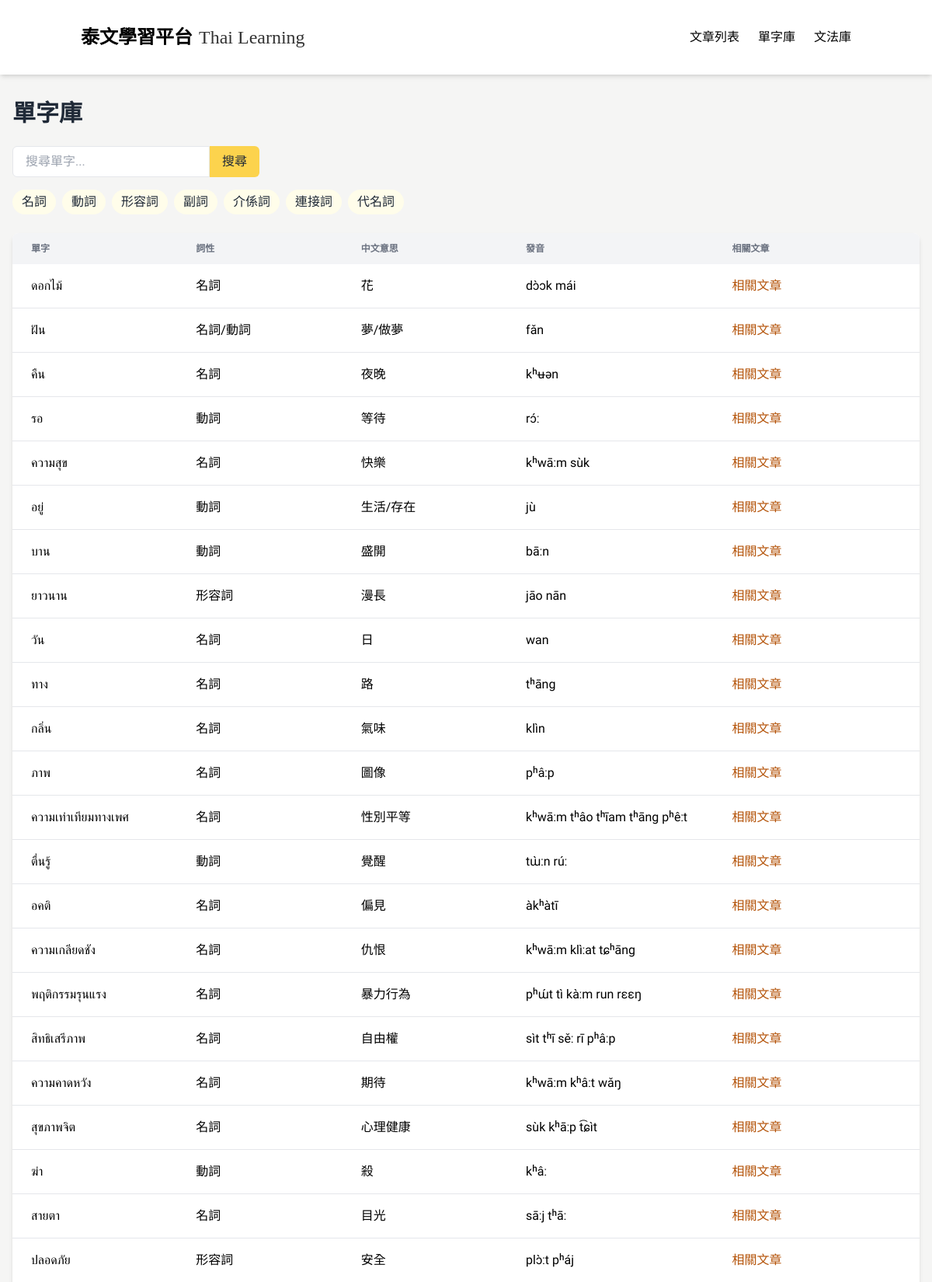
Screenshot of /vocabulary (upper part) with the database file from the repository.
### tables this page shows
CREATE TABLE Word (
            id INTEGER PRIMARY KEY AUTOINCREMENT,
            thai TEXT,
            chinese TEXT,
            type TEXT,
            pronunciation TEXT,
            articleId INTEGER,
            createdAt TEXT,
            updatedAt TEXT
        );

### app_sqlite.py (the view)
@app.route('/vocabulary')
def vocabulary():
    conn = get_db_connection()
    words = conn.execute("""
        SELECT DISTINCT Word.*
        FROM Word
        JOIN WordArticle ON Word.id = WordArticle.wordId
        JOIN Article ON WordArticle.articleId = Article.id
        WHERE Article.status = 'published'
        ORDER BY Word.createdAt DESC
    """).fetchall()
    conn.close()
    return render_template('vocabulary_adjust.html', words=words)

### app_sqlite.py (called while the page is built)
def get_db_connection():
    base_path = os.path.dirname(os.path.abspath(__file__))
    db_path = os.path.join(base_path, 'data.db')
    conn = sqlite3.connect(db_path)  # SQLite 檔名
    conn.row_factory = sqlite3.Row     # 讓取出的資料像字典一樣操作
    return conn

### templates/vocabulary_adjust.html (shortened to what this page needs)
<!DOCTYPE html>
<html lang="zh-TW">
<head>
  <script src="https://cdn.tailwindcss.com"></script>
</head>
<body>
  <nav class="bg-white shadow-md sticky top-0 z-50">
    <div class="container mx-auto px-4 py-4">
      <div class="flex justify-between items-center py-4">
        <div class="flex items-center space-x-2">
          <span class="nav-title text-2xl font-bold text-black">泰文學習平台</span>
          <span class="nav-subtitle text-2xl text-black/80 self-end">Thai Learning</span>
        </div>
        <div class="hidden md:flex space-x-6">
          <a href="/" class="tab-btn active-tab text-black hover:text-gray-700" data-tab="articles">文章列表</a>
          <a href="/vocabulary" class="text-black hover:text-gray-700">單字庫</a>
          <a href="/grammar" class="text-black hover:text-gray-700">文法庫</a>
        </div>
      </div>
    </div>
  </nav>
  <div class="px-4 py-8">
  <h1 class="text-3xl font-bold mb-6 text-gray-800">單字庫</h1>
  <div class="mb-6">
    <div class="flex mb-4">
      <input id="vocabulary-search" type="text" placeholder="搜尋單字..." class="border rounded-l-md px-4" />
      <button class="bg-[#FCD34D] hover:bg-[#FBBF24] text-[#1F2937] hover:text-white px-4 py-2 rounded-r-md transition-colors">搜尋</button>
    </div>
    <div class="flex flex-wrap gap-2 mb-4">
      <button class="px-3 py-1 bg-[#FFFDEA] text-[#1F2937] rounded-full hover:bg-[#FBBF24]" data-type="名詞">名詞</button>
      <button class="px-3 py-1 bg-[#FFFDEA] text-[#1F2937] rounded-full hover:bg-[#FBBF24]" data-type="動詞">動詞</button>
      <button class="px-3 py-1 bg-[#FFFDEA] text-[#1F2937] rounded-full hover:bg-[#FBBF24]" data-type="形容詞">形容詞</button>
      <button class="px-3 py-1 bg-[#FFFDEA] text-[#1F2937] rounded-full hover:bg-[#FBBF24]" data-type="副詞">副詞</button>
      <button class="px-3 py-1 bg-[#FFFDEA] text-[#1F2937] rounded-full hover:bg-[#FBBF24]" data-type="介係詞">介係詞</button>
      <button class="px-3 py-1 bg-[#FFFDEA] text-[#1F2937] rounded-full hover:bg-[#FBBF24]" data-type="連接詞">連接詞</button>
      <button class="px-3 py-1 bg-[#FFFDEA] text-[#1F2937] rounded-full hover:bg-[#FBBF24]" data-type="代名詞">代名詞</button>
    </div>
  </div>
  <div class="hidden md:block bg-white rounded-lg shadow-md overflow-x-auto">
    <table class="min-w-full w-full table-fixed">
      <thead class="bg-gray-100">
        <tr>
          <th class="px-6 py-3 text-left text-xs text-gray-500 uppercase w-1/5">單字</th>
          <th class="px-6 py-3 text-left text-xs text-gray-500 uppercase w-1/5">詞性</th>
          <th class="px-6 py-3 text-left text-xs text-gray-500 uppercase w-1/5">中文意思</th>
          <th class="px-6 py-3 text-left text-xs text-gray-500 uppercase w-1/4">發音</th>
          <th class="px-6 py-3 text-left text-xs text-gray-500 uppercase w-1/4">相關文章</th>
        </tr>
      </thead>
      <tbody class="divide-y divide-gray-200">
        {% for word in words %}
        <tr class="hover:bg-gray-50 vocabulary-row" data-type="{{ word.type }}">
          <td class="px-6 py-4 whitespace-nowrap thai-text">{{ word.thai }}</td>
          <td class="px-6 py-4 whitespace-nowrap">{{ word.type }}</td>
          <td class="px-6 py-4 whitespace-nowrap">{{ word.chinese }}</td>
          <td class="px-6 py-4 whitespace-nowrap">{{ word.pronunciation }}</td>
          <td class="px-6 py-4 whitespace-nowrap">
            <a href="/word/{{ word.id }}" class="text-[#B45309] hover:underline">相關文章</a>
          </td>
        </tr>
        {% endfor %}
      </tbody>
    </table>
  </div>
</body>
</html>

### templates/vocabulary_adjust.html (style rules this page uses)
:root { --main-color: #FCD34D; --main-color-hover: #FBBF24; --main-color-light: #FFFDEA; --main-color-light-hover: #FEF3C7; --main-color-bg: #ffffff; --main-color-dark: #1F2937; --main-color-darker: #111827; }
body { font-family: 'Noto Sans TC', 'Sarabun', sans-serif; background-color: #F5F5F4; }
.thai-text { font-family: 'Sarabun', sans-serif; }
.nav-title { font-family: 'Jin Xuan', '金萱體', 'Noto Sans TC', sans-serif; font-weight: bold; }
.nav-subtitle { font-family: 'Times New Roman', serif; font-size: 1.5rem; line-height: 2rem; }

### rows the page displays
Word: thai "ดอกไม้", type "名詞", chinese "花", pronunciation "dɔ̀ɔk mái"
Word: thai "ฝัน", type "名詞/動詞", chinese "夢/做夢", pronunciation "fǎn"
Word: thai "คืน", type "名詞", chinese "夜晚", pronunciation "kʰʉən"
Word: thai "รอ", type "動詞", chinese "等待", pronunciation "rɔ́ː"
Word: thai "ความสุข", type "名詞", chinese "快樂", pronunciation "kʰwāːm sùk"
Word: thai "อยู่", type "動詞", chinese "生活/存在", pronunciation "jù"
Word: thai "บาน", type "動詞", chinese "盛開", pronunciation "bāːn"
Word: thai "ยาวนาน", type "形容詞", chinese "漫長", pronunciation "jāo nān"
Word: thai "วัน", type "名詞", chinese "日", pronunciation "wan"
Word: thai "ทาง", type "名詞", chinese "路", pronunciation "tʰāng"
Word: thai "กลิ่น", type "名詞", chinese "氣味", pronunciation "klìn"
Word: thai "ภาพ", type "名詞", chinese "圖像", pronunciation "pʰâːp"
Word: thai "ความเท่าเทียมทางเพศ", type "名詞", chinese "性別平等", pronunciation "kʰwāːm tʰâo tʰīam tʰāng pʰêːt"
Word: thai "ตื่นรู้", type "動詞", chinese "覺醒", pronunciation "tɯ̀ːn rúː"
Word: thai "อคติ", type "名詞", chinese "偏見", pronunciation "àkʰàtī"
Word: thai "ความเกลียดชัง", type "名詞", chinese "仇恨", pronunciation "kʰwāːm klìːat tɕʰāng"
Word: thai "พฤติกรรมรุนแรง", type "名詞", chinese "暴力行為", pronunciation "pʰɯ́t tì kàːm run rɛɛŋ"
Word: thai "สิทธิเสรีภาพ", type "名詞", chinese "自由權", pronunciation "sìt tʰī sěː rī pʰâːp"
Word: thai "ความคาดหวัง", type "名詞", chinese "期待", pronunciation "kʰwāːm kʰâːt wǎŋ"
Word: thai "สุขภาพจิต", type "名詞", chinese "心理健康", pronunciation "sùk kʰāːp t͡ɕìt"
Word: thai "ฆ่า", type "動詞", chinese "殺", pronunciation "kʰâː"
Word: thai "สายตา", type "名詞", chinese "目光", pronunciation "sāːj tʰāː"
Word: thai "ปลอดภัย", type "形容詞", chinese "安全", pronunciation "plɔ̀ːt pʰáj"
